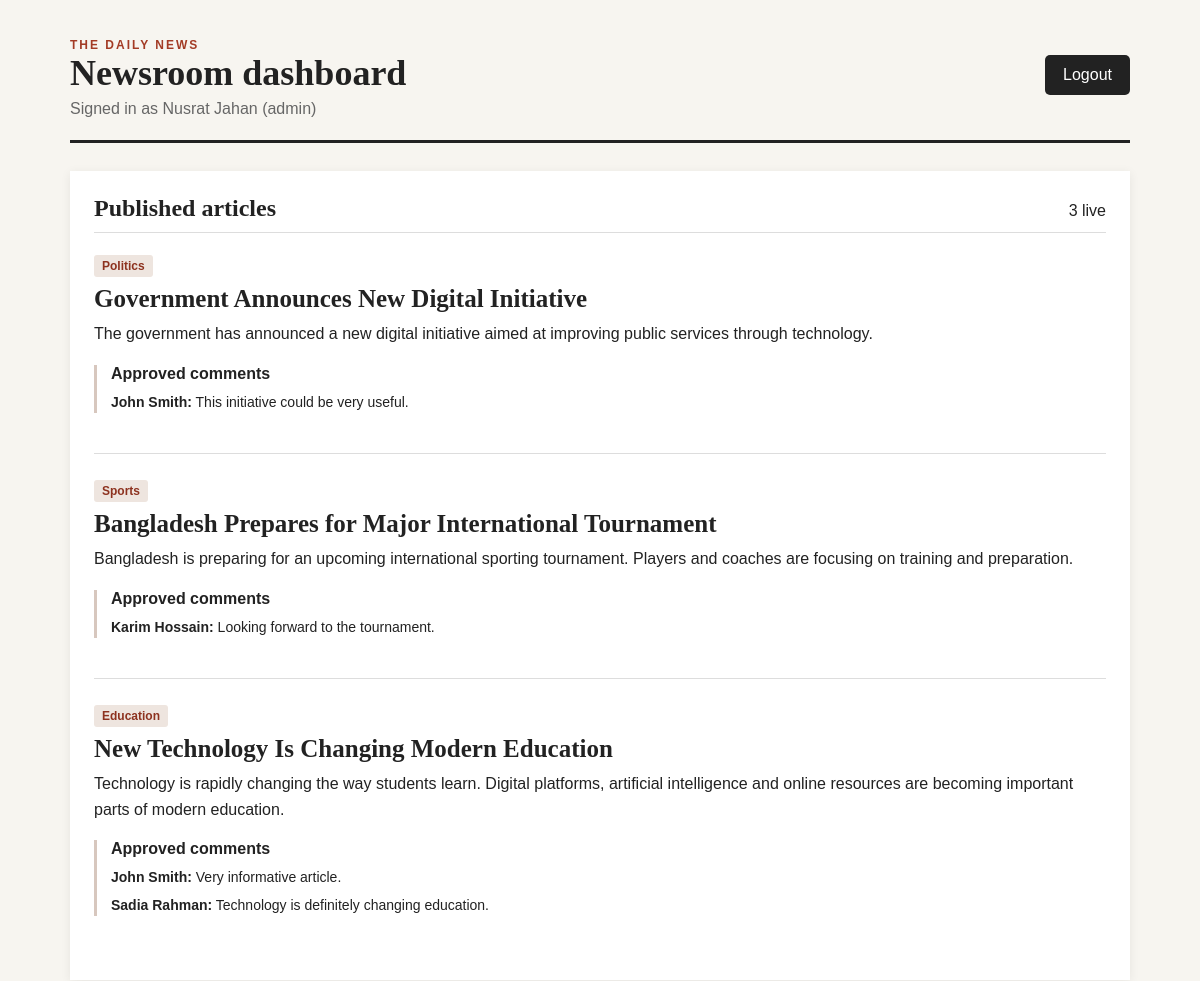
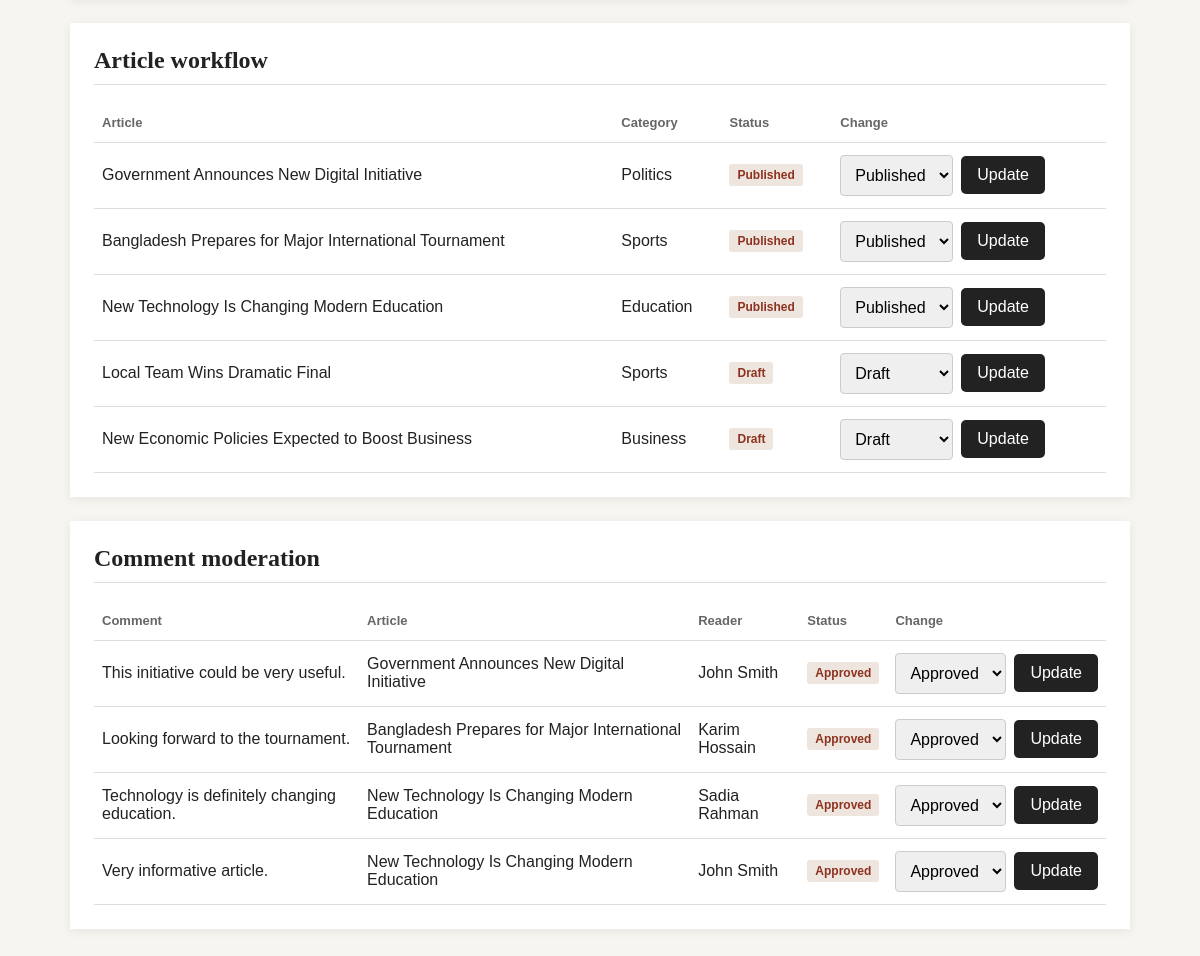
Screenshot of /BackEnd/dashboard.php (signed in) with the database file from the repository (2 pictures, top to bottom).
### tables this page shows
CREATE TABLE ARTICLE (
    Article_ID INT PRIMARY KEY,
    Title VARCHAR(255) NOT NULL,
    Content TEXT,
    Created_At DATETIME,
    Updated_At DATETIME,
    Status VARCHAR(30),
    Reviewed_At DATETIME,
    Published_At DATETIME,
    Editors_Feedback TEXT,

    Reporter_ID INT,
    Editor_ID INT,
    Category_ID INT,

    FOREIGN KEY (Reporter_ID)
        REFERENCES REPORTER(Staff_ID),

    FOREIGN KEY (Editor_ID)
        REFERENCES EDITOR(Staff_ID),

    FOREIGN KEY (Category_ID)
        REFERENCES CATEGORY(Category_ID),

    CONSTRAINT chk_article_status
        CHECK (Status IN ('Draft', 'Reviewed', 'Published', 'Rejected'))
);

CREATE TABLE CATEGORY (
    Category_ID INT PRIMARY KEY,
    Category_Name VARCHAR(100) NOT NULL
);

CREATE TABLE COMMENT (
    Comment_ID INT PRIMARY KEY,
    Reader_ID INT,
    Article_ID INT,
    Comment_Text TEXT,
    Time_Stamp DATETIME,
    Status VARCHAR(30),

    FOREIGN KEY (Reader_ID)
        REFERENCES REGISTERED_READER(Reader_ID),

    FOREIGN KEY (Article_ID)
        REFERENCES ARTICLE(Article_ID),

    CONSTRAINT chk_comment_status
        CHECK (Status IN ('Pending', 'Approved', 'Flagged'))
);

CREATE TABLE REGISTERED_READER (
    Reader_ID INT PRIMARY KEY,
    Email VARCHAR(100),
    Name VARCHAR(100),
    Phone_No VARCHAR(20),
    Password VARCHAR(255),
    Status VARCHAR(30)
);

### BackEnd/dashboard.php (the view, shortened to what this page needs)
<?php
require_once "dbConnect.php";
$role = $_SESSION["role"];
$articleStatuses = ["Draft", "Reviewed", "Published", "Rejected"];
$commentStatuses = ["Pending", "Approved", "Flagged"];
$published = $conn->query("SELECT a.Article_ID, a.Title, a.Content, a.Created_At, c.Category_Name FROM ARTICLE a JOIN CATEGORY c ON c.Category_ID = a.Category_ID WHERE a.Status = 'Published' ORDER BY a.Published_At DESC, a.Created_At DESC");
$articles = null;
$comments = null;
if (in_array($role, ["editor", "admin", "reporter"], true)) {
    $articles = $conn->query("SELECT a.Article_ID, a.Title, a.Status, c.Category_Name FROM ARTICLE a JOIN CATEGORY c ON c.Category_ID = a.Category_ID ORDER BY a.Updated_At DESC, a.Created_At DESC");
}
if (in_array($role, ["editor", "admin"], true)) {
    $comments = $conn->query("SELECT cm.Comment_ID, cm.Comment_Text, cm.Status, a.Title, r.Name FROM `COMMENT` cm JOIN ARTICLE a ON a.Article_ID = cm.Article_ID JOIN REGISTERED_READER r ON r.Reader_ID = cm.Reader_ID ORDER BY cm.Time_Stamp DESC");
}
?>
<!DOCTYPE html>
<html lang="en">
<head><meta charset="UTF-8"><meta name="viewport" content="width=device-width, initial-scale=1.0"><title>Newsroom Dashboard</title><link rel="stylesheet" href="style.css"></head>
<body class="dashboard-body">
<main class="dashboard">
    <header class="dashboard-header"><div><p class="eyebrow">THE DAILY NEWS</p><h1>Newsroom dashboard</h1><p>Signed in as <?= htmlspecialchars($_SESSION["name"]) ?> (<?= htmlspecialchars($role) ?>)</p></div><a class="button-link" href="logout.php">Logout</a></header>
    <section><div class="section-heading"><h2>Published articles</h2><span><?= $published->num_rows ?> live</span></div>
        <?php while ($article = $published->fetch_assoc()): ?>
            <article class="article"><span class="category"><?= htmlspecialchars($article["Category_Name"]) ?></span><h3><?= htmlspecialchars($article["Title"]) ?></h3><p><?= nl2br(htmlspecialchars($article["Content"])) ?></p>
                <?php $articleId = (int) $article["Article_ID"]; $visibleComments = $conn->query("SELECT cm.Comment_Text, r.Name FROM `COMMENT` cm JOIN REGISTERED_READER r ON r.Reader_ID = cm.Reader_ID WHERE cm.Article_ID = $articleId AND cm.Status = 'Approved' ORDER BY cm.Time_Stamp"); ?>
                <div class="comments"><h4>Approved comments</h4><?php while ($comment = $visibleComments->fetch_assoc()): ?><p><strong><?= htmlspecialchars($comment["Name"]) ?>:</strong> <?= htmlspecialchars($comment["Comment_Text"]) ?></p><?php endwhile; ?></div>
            </article>
        <?php endwhile; ?>
    </section>
    <?php if ($articles): ?><section><div class="section-heading"><h2>Article workflow</h2></div><div class="table-wrap"><table><tr><th>Article</th><th>Category</th><th>Status</th><th>Change</th></tr><?php while ($article = $articles->fetch_assoc()): ?><tr><td><?= htmlspecialchars($article["Title"]) ?></td><td><?= htmlspecialchars($article["Category_Name"]) ?></td><td><span class="status"><?= htmlspecialchars($article["Status"]) ?></span></td><td><?php if (in_array($role, ["editor", "admin"], true)): ?><form method="post" class="inline-form"><input type="hidden" name="action" value="article_status"><input type="hidden" name="article_id" value="<?= $article["Article_ID"] ?>"><select name="status"><?php foreach ($articleStatuses as $status): ?><option <?= $status === $article["Status"] ? "selected" : "" ?>><?= $status ?></option><?php endforeach; ?></select><button type="submit">Update</button></form><?php else: ?>Awaiting editorial review<?php endif; ?></td></tr><?php endwhile; ?></table></div></section><?php endif; ?>
    <?php if ($comments): ?><section><div class="section-heading"><h2>Comment moderation</h2></div><div class="table-wrap"><table><tr><th>Comment</th><th>Article</th><th>Reader</th><th>Status</th><th>Change</th></tr><?php while ($comment = $comments->fetch_assoc()): ?><tr><td><?= htmlspecialchars($comment["Comment_Text"]) ?></td><td><?= htmlspecialchars($comment["Title"]) ?></td><td><?= htmlspecialchars($comment["Name"]) ?></td><td><span class="status"><?= htmlspecialchars($comment["Status"]) ?></span></td><td><form method="post" class="inline-form"><input type="hidden" name="action" value="comment_status"><input type="hidden" name="comment_id" value="<?= $comment["Comment_ID"] ?>"><select name="status"><?php foreach ($commentStatuses as $status): ?><option <?= $status === $comment["Status"] ? "selected" : "" ?>><?= $status ?></option><?php endforeach; ?></select><button type="submit">Update</button></form></td></tr><?php endwhile; ?></table></div></section><?php endif; ?>
</main>
</body>
</html>

### BackEnd/style.css (style rules this page uses)
* { margin: 0; padding: 0; box-sizing: border-box; }
body { font-family: Arial, sans-serif; background-color: #f2f2f2; display: flex; justify-content: center; align-items: center; min-height: 100vh; }
button { width: 100%; padding: 12px; background-color: #222; color: white; border: none; border-radius: 5px; font-size: 16px; cursor: pointer; }
.dashboard-body { align-items: flex-start; background: #f7f5f0; color: #222; }
.dashboard { width: min(1100px, 100%); padding: 32px 20px 60px; }
.dashboard-header { display: flex; justify-content: space-between; align-items: center; gap: 20px; border-bottom: 3px solid #222; padding-bottom: 22px; margin-bottom: 28px; }
.dashboard-header h1 { font: 700 36px Georgia, serif; }
.dashboard-header p { color: #666; margin-top: 6px; }
.eyebrow { color: #a33b25 !important; font-size: 12px; font-weight: bold; letter-spacing: 2px; }
.button-link { background: #222; color: white; padding: 11px 18px; text-decoration: none; border-radius: 5px; }
section { background: white; padding: 24px; margin-bottom: 24px; box-shadow: 0 2px 10px rgba(0,0,0,.07); }
.section-heading { display: flex; justify-content: space-between; align-items: baseline; border-bottom: 1px solid #ddd; margin-bottom: 18px; padding-bottom: 10px; }
.section-heading h2 { font: 700 24px Georgia, serif; }
.article { border-bottom: 1px solid #ddd; padding: 4px 0 22px; margin-bottom: 22px; }
.article:last-child { border-bottom: 0; margin-bottom: 0; }
.article h3 { font: 700 25px Georgia, serif; margin: 8px 0; }
.article p { line-height: 1.6; }
.category, .status { display: inline-block; background: #eee5df; color: #8d321f; padding: 4px 8px; border-radius: 3px; font-size: 12px; font-weight: bold; }
.comments { border-left: 3px solid #d7c7be; margin: 18px 0; padding-left: 14px; }
.comments h4 { margin-bottom: 8px; }
.comments p { font-size: 14px; margin: 5px 0; }
.inline-form { display: flex; gap: 8px; align-items: center; }
.inline-form input, .inline-form select, .editor-form input, .editor-form select, .editor-form textarea { border: 1px solid #ccc; border-radius: 4px; padding: 10px; font: inherit; }
.inline-form button, .editor-form button { width: auto; padding: 10px 16px; }
.table-wrap { overflow-x: auto; }
table { width: 100%; border-collapse: collapse; text-align: left; }
th, td { border-bottom: 1px solid #ddd; padding: 12px 8px; vertical-align: middle; }
th { font-size: 13px; color: #666; }

### rows the page displays
article: Category_ID.Category_Name "Politics", Title "Government Announces New Digital Initiative", Content "The government has announced a new digital initiative aimed at improving public services through technology.", Status "Published", status "Published"
comment: Reader_ID.Name "John Smith", Comment_Text "This initiative could be very useful.", Article_ID.Title "Government Announces New Digital Initiative", Status "Approved", status "Approved"
article: Category_ID.Category_Name "Sports", Title "Bangladesh Prepares for Major International Tournament", Content "Bangladesh is preparing for an upcoming international sporting tournament. Players and coaches are focusing on training and preparation.", Status "Published", status "Published"
comment: Reader_ID.Name "Karim Hossain", Comment_Text "Looking forward to the tournament.", Article_ID.Title "Bangladesh Prepares for Major International Tournament", Status "Approved", status "Approved"
article: Category_ID.Category_Name "Education", Title "New Technology Is Changing Modern Education", Content "Technology is rapidly changing the way students learn. Digital platforms, artificial intelligence and online resources are becoming important parts of modern education.", Status "Published", status "Published"
comment: Reader_ID.Name "John Smith", Comment_Text "Very informative article.", Article_ID.Title "New Technology Is Changing Modern Education", Status "Approved", status "Approved"
comment: Reader_ID.Name "Sadia Rahman", Comment_Text "Technology is definitely changing education.", Article_ID.Title "New Technology Is Changing Modern Education", Status "Approved", status "Approved"
article: Title "Local Team Wins Dramatic Final", Category_ID.Category_Name "Sports", Status "Draft", status "Draft"
article: Title "New Economic Policies Expected to Boost Business", Category_ID.Category_Name "Business", Status "Draft", status "Draft"

### other values shown
$_SESSION["name"] "Nusrat Jahan"
$role "admin"
$published->num_rows "3"
